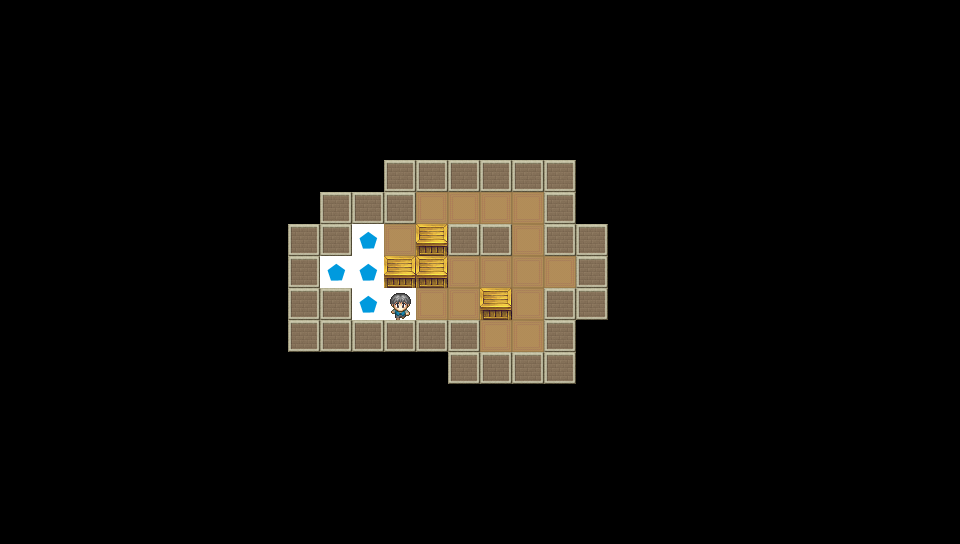

Tiled map render using the project's own tile images. Description and the whole map definition, tile-layer contents included, below:
An orthogonal 30x17 tile map with 32x32 px tiles, 2 tile layers (GroundChip, GimmickChip).

<map version="1.5" tiledversion="1.6.0" orientation="orthogonal" renderorder="right-down" width="30" height="17" tilewidth="32" tileheight="32" infinite="0" nextlayerid="3" nextobjectid="1">
 <tileset firstgid="1" source="Chips.tsx" />
 <layer id="1" name="GroundChip" width="30" height="17">
  <data encoding="csv">
0,0,0,0,0,0,0,0,0,0,0,0,0,0,0,0,0,0,0,0,0,0,0,0,0,0,0,0,0,0,
0,0,0,0,0,0,0,0,0,0,0,0,0,0,0,0,0,0,0,0,0,0,0,0,0,0,0,0,0,0,
0,0,0,0,0,0,0,0,0,0,0,0,0,0,0,0,0,0,0,0,0,0,0,0,0,0,0,0,0,0,
0,0,0,0,0,0,0,0,0,0,0,0,0,0,0,0,0,0,0,0,0,0,0,0,0,0,0,0,0,0,
0,0,0,0,0,0,0,0,0,0,0,0,0,0,0,0,0,0,0,0,0,0,0,0,0,0,0,0,0,0,
0,0,0,0,0,0,0,0,0,0,0,0,3,3,3,3,3,3,0,0,0,0,0,0,0,0,0,0,0,0,
0,0,0,0,0,0,0,0,0,0,3,3,3,2,2,2,2,3,0,0,0,0,0,0,0,0,0,0,0,0,
0,0,0,0,0,0,0,0,0,3,3,2,2,2,3,3,2,3,3,0,0,0,0,0,0,0,0,0,0,0,
0,0,0,0,0,0,0,0,0,3,2,2,2,2,2,2,2,2,3,0,0,0,0,0,0,0,0,0,0,0,
0,0,0,0,0,0,0,0,0,3,3,2,2,2,2,2,2,3,3,0,0,0,0,0,0,0,0,0,0,0,
0,0,0,0,0,0,0,0,0,3,3,3,3,3,3,2,2,3,0,0,0,0,0,0,0,0,0,0,0,0,
0,0,0,0,0,0,0,0,0,0,0,0,0,0,3,3,3,3,0,0,0,0,0,0,0,0,0,0,0,0,
0,0,0,0,0,0,0,0,0,0,0,0,0,0,0,0,0,0,0,0,0,0,0,0,0,0,0,0,0,0,
0,0,0,0,0,0,0,0,0,0,0,0,0,0,0,0,0,0,0,0,0,0,0,0,0,0,0,0,0,0,
0,0,0,0,0,0,0,0,0,0,0,0,0,0,0,0,0,0,0,0,0,0,0,0,0,0,0,0,0,0,
0,0,0,0,0,0,0,0,0,0,0,0,0,0,0,0,0,0,0,0,0,0,0,0,0,0,0,0,0,0,
0,0,0,0,0,0,0,0,0,0,0,0,0,0,0,0,0,0,0,0,0,0,0,0,0,0,0,0,0,0
</data>
 </layer>
 <layer id="2" name="GimmickChip" width="30" height="17">
  <data encoding="csv">
0,0,0,0,0,0,0,0,0,0,0,0,0,0,0,0,0,0,0,0,0,0,0,0,0,0,0,0,0,0,
0,0,0,0,0,0,0,0,0,0,0,0,0,0,0,0,0,0,0,0,0,0,0,0,0,0,0,0,0,0,
0,0,0,0,0,0,0,0,0,0,0,0,0,0,0,0,0,0,0,0,0,0,0,0,0,0,0,0,0,0,
0,0,0,0,0,0,0,0,0,0,0,0,0,0,0,0,0,0,0,0,0,0,0,0,0,0,0,0,0,0,
0,0,0,0,0,0,0,0,0,0,0,0,0,0,0,0,0,0,0,0,0,0,0,0,0,0,0,0,0,0,
0,0,0,0,0,0,0,0,0,0,0,0,0,0,0,0,0,0,0,0,0,0,0,0,0,0,0,0,0,0,
0,0,0,0,0,0,0,0,0,0,0,0,0,0,0,0,0,0,0,0,0,0,0,0,0,0,0,0,0,0,
0,0,0,0,0,0,0,0,0,0,0,6,0,5,0,0,0,0,0,0,0,0,0,0,0,0,0,0,0,0,
0,0,0,0,0,0,0,0,0,0,6,6,5,5,0,0,0,0,0,0,0,0,0,0,0,0,0,0,0,0,
0,0,0,0,0,0,0,0,0,0,0,6,7,0,0,5,0,0,0,0,0,0,0,0,0,0,0,0,0,0,
0,0,0,0,0,0,0,0,0,0,0,0,0,0,0,0,0,0,0,0,0,0,0,0,0,0,0,0,0,0,
0,0,0,0,0,0,0,0,0,0,0,0,0,0,0,0,0,0,0,0,0,0,0,0,0,0,0,0,0,0,
0,0,0,0,0,0,0,0,0,0,0,0,0,0,0,0,0,0,0,0,0,0,0,0,0,0,0,0,0,0,
0,0,0,0,0,0,0,0,0,0,0,0,0,0,0,0,0,0,0,0,0,0,0,0,0,0,0,0,0,0,
0,0,0,0,0,0,0,0,0,0,0,0,0,0,0,0,0,0,0,0,0,0,0,0,0,0,0,0,0,0,
0,0,0,0,0,0,0,0,0,0,0,0,0,0,0,0,0,0,0,0,0,0,0,0,0,0,0,0,0,0,
0,0,0,0,0,0,0,0,0,0,0,0,0,0,0,0,0,0,0,0,0,0,0,0,0,0,0,0,0,0
</data>
 </layer>
</map>